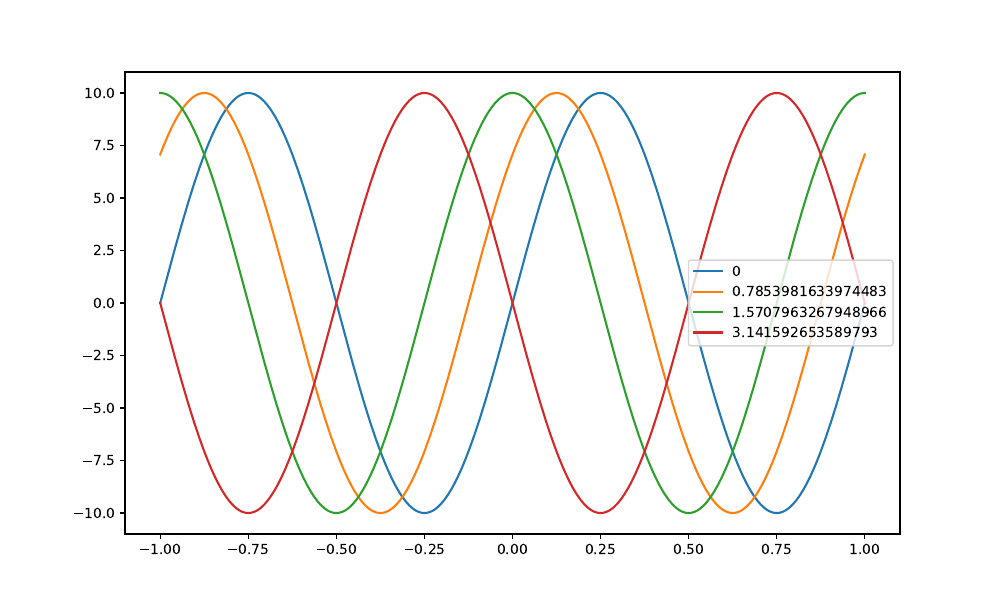

Source code (Python):
import numpy as np
import matplotlib.pyplot as plt

t = np.linspace(-1, 1, 400)

a = 10
fs = 1
faze = [0, np.pi/4, np.pi/2, np.pi]
plt.figure(figsize=(10, 6))

for i in faze:
    sig = a * np.sin(2 * np.pi * fs * t + i)
    plt.plot(t, sig, label=f"{i:}")

plt.legend()

plt.savefig('ex2.pdf')
plt.show()

##########################
a=10
valSNR = [0.1, 1, 10, 100]
faza = np.pi / 4

sig = a * np.sin(2 * np.pi* fs * t + faza)
zgomot = np.random.normal(0, 0.8, len(t))

normaSig = np.linalg.norm(sig)
normaZgomot = np.linalg.norm(zgomot)

plt.figure(figsize=(12,8))

for i in valSNR:
    gamma = normaSig / (np.sqrt(i) * normaSig)

    sigZgomot = sig + gamma * zgomot
    plt.plot(t, sigZgomot, label=f"SNR {i}")

plt.legend()
plt.savefig('ex2Zgomot.pdf')
plt.show()